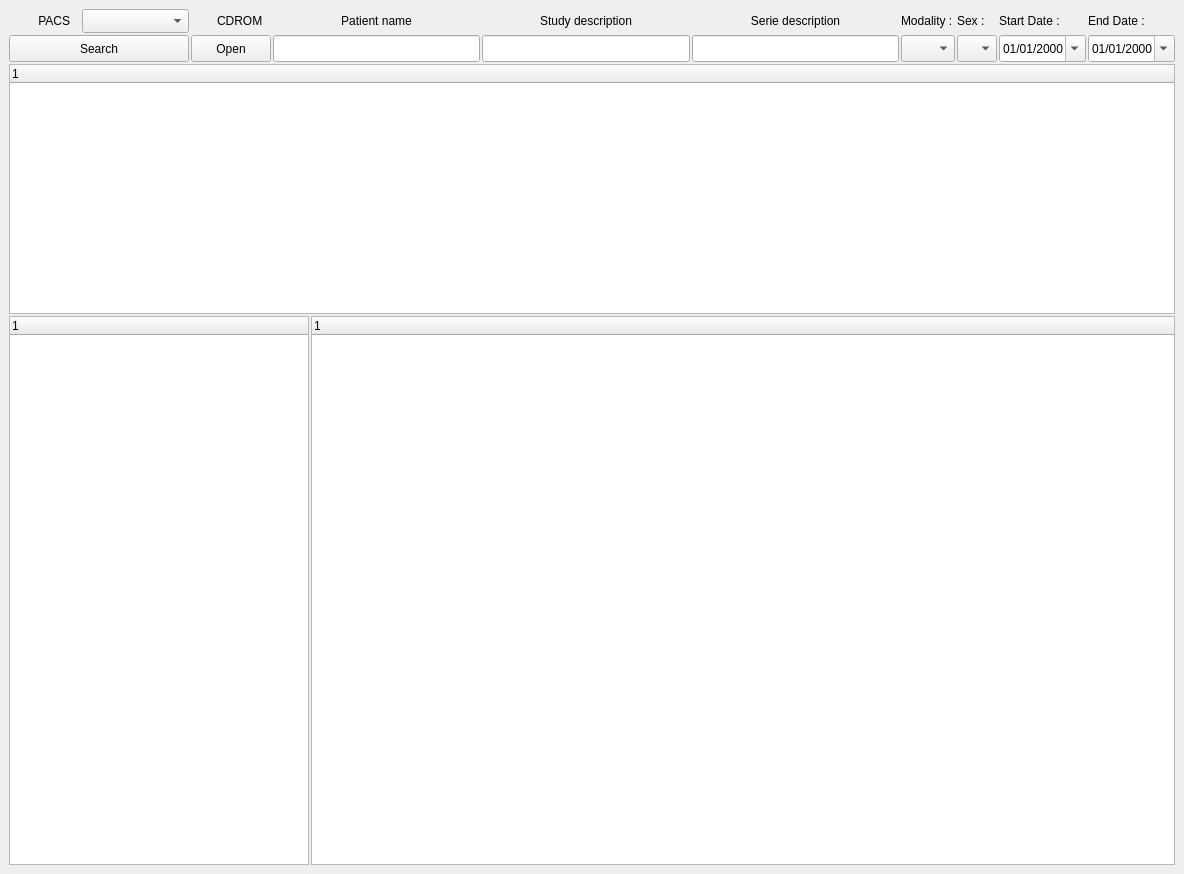
<ui version="4.0">
 <class>QtDcmWidget</class>
 <widget class="QWidget" name="QtDcmWidget">
  <property name="geometry">
   <rect>
    <x>0</x>
    <y>0</y>
    <width>1184</width>
    <height>874</height>
   </rect>
  </property>
  <property name="windowTitle">
   <string>Form</string>
  </property>
  <layout class="QGridLayout" name="gridLayout_4">
   <property name="margin">
    <number>9</number>
   </property>
   <property name="spacing">
    <number>2</number>
   </property>
   <item row="0" column="0">
    <widget class="QFrame" name="frame">
     <property name="maximumSize">
      <size>
       <width>16777215</width>
       <height>60</height>
      </size>
     </property>
     <property name="frameShape">
      <enum>QFrame::NoFrame</enum>
     </property>
     <property name="frameShadow">
      <enum>QFrame::Raised</enum>
     </property>
     <layout class="QGridLayout" name="gridLayout" rowstretch="0">
      <property name="margin">
       <number>0</number>
      </property>
      <property name="spacing">
       <number>2</number>
      </property>
      <item row="0" column="0">
       <layout class="QVBoxLayout" name="verticalLayout">
        <item>
         <layout class="QHBoxLayout" name="horizontalLayout_8">
          <item>
           <widget class="QLabel" name="label_4">
            <property name="maximumSize">
             <size>
              <width>24</width>
              <height>24</height>
             </size>
            </property>
            <property name="text">
             <string/>
            </property>
            <property name="pixmap">
             <pixmap resource="../Resources/qtdcm.qrc">:/Images/pacs.svg</pixmap>
            </property>
            <property name="scaledContents">
             <bool>true</bool>
            </property>
           </widget>
          </item>
          <item>
           <widget class="QLabel" name="label_2">
            <property name="maximumSize">
             <size>
              <width>45</width>
              <height>24</height>
             </size>
            </property>
            <property name="text">
             <string> PACS</string>
            </property>
           </widget>
          </item>
          <item>
           <widget class="QComboBox" name="pacsComboBox">
            <property name="maximumSize">
             <size>
              <width>16777215</width>
              <height>24</height>
             </size>
            </property>
           </widget>
          </item>
         </layout>
        </item>
        <item>
         <widget class="QPushButton" name="searchButton">
          <property name="minimumSize">
           <size>
            <width>180</width>
            <height>27</height>
           </size>
          </property>
          <property name="maximumSize">
           <size>
            <width>16777215</width>
            <height>27</height>
           </size>
          </property>
          <property name="focusPolicy">
           <enum>Qt::NoFocus</enum>
          </property>
          <property name="text">
           <string>Search</string>
          </property>
          <property name="icon">
           <iconset resource="../Resources/qtdcm.qrc">
            <normaloff>:/Images/search.svg</normaloff>:/Images/search.svg</iconset>
          </property>
         </widget>
        </item>
       </layout>
      </item>
      <item row="0" column="1">
       <layout class="QVBoxLayout" name="verticalLayout_2">
        <property name="spacing">
         <number>2</number>
        </property>
        <item>
         <layout class="QHBoxLayout" name="horizontalLayout_4">
          <item>
           <widget class="QLabel" name="label">
            <property name="minimumSize">
             <size>
              <width>24</width>
              <height>24</height>
             </size>
            </property>
            <property name="maximumSize">
             <size>
              <width>24</width>
              <height>24</height>
             </size>
            </property>
            <property name="text">
             <string/>
            </property>
            <property name="pixmap">
             <pixmap resource="../Resources/qtdcm.qrc">:/Images/cdrom.svg</pixmap>
            </property>
            <property name="scaledContents">
             <bool>true</bool>
            </property>
           </widget>
          </item>
          <item>
           <widget class="QLabel" name="label_3">
            <property name="maximumSize">
             <size>
              <width>16777215</width>
              <height>24</height>
             </size>
            </property>
            <property name="text">
             <string>CDROM</string>
            </property>
           </widget>
          </item>
         </layout>
        </item>
        <item>
         <widget class="QPushButton" name="cdromButton">
          <property name="minimumSize">
           <size>
            <width>0</width>
            <height>27</height>
           </size>
          </property>
          <property name="maximumSize">
           <size>
            <width>16777215</width>
            <height>27</height>
           </size>
          </property>
          <property name="focusPolicy">
           <enum>Qt::NoFocus</enum>
          </property>
          <property name="text">
           <string>Open</string>
          </property>
          <property name="icon">
           <iconset resource="../Resources/qtdcm.qrc">
            <normaloff>:/Images/cddrive.png</normaloff>:/Images/cddrive.png</iconset>
          </property>
         </widget>
        </item>
       </layout>
      </item>
      <item row="0" column="2">
       <layout class="QVBoxLayout" name="verticalLayout_4">
        <item>
         <layout class="QHBoxLayout" name="horizontalLayout">
          <item>
           <widget class="QLabel" name="label_7">
            <property name="maximumSize">
             <size>
              <width>16777215</width>
              <height>24</height>
             </size>
            </property>
            <property name="text">
             <string>Patient name</string>
            </property>
            <property name="alignment">
             <set>Qt::AlignCenter</set>
            </property>
           </widget>
          </item>
         </layout>
        </item>
        <item>
         <widget class="QLineEdit" name="nameEdit">
          <property name="minimumSize">
           <size>
            <width>160</width>
            <height>27</height>
           </size>
          </property>
          <property name="maximumSize">
           <size>
            <width>16777215</width>
            <height>27</height>
           </size>
          </property>
         </widget>
        </item>
       </layout>
      </item>
      <item row="0" column="3">
       <layout class="QVBoxLayout" name="verticalLayout_5">
        <item>
         <layout class="QHBoxLayout" name="horizontalLayout_2">
          <item>
           <widget class="QLabel" name="label_10">
            <property name="maximumSize">
             <size>
              <width>16777215</width>
              <height>24</height>
             </size>
            </property>
            <property name="text">
             <string>Study description</string>
            </property>
            <property name="alignment">
             <set>Qt::AlignCenter</set>
            </property>
           </widget>
          </item>
         </layout>
        </item>
        <item>
         <widget class="QLineEdit" name="studyDescriptionEdit">
          <property name="minimumSize">
           <size>
            <width>0</width>
            <height>27</height>
           </size>
          </property>
          <property name="maximumSize">
           <size>
            <width>16777215</width>
            <height>27</height>
           </size>
          </property>
         </widget>
        </item>
       </layout>
      </item>
      <item row="0" column="4">
       <layout class="QVBoxLayout" name="verticalLayout_6">
        <item>
         <layout class="QHBoxLayout" name="horizontalLayout_6">
          <item>
           <widget class="QLabel" name="label_11">
            <property name="maximumSize">
             <size>
              <width>16777215</width>
              <height>24</height>
             </size>
            </property>
            <property name="text">
             <string>Serie description</string>
            </property>
            <property name="alignment">
             <set>Qt::AlignCenter</set>
            </property>
           </widget>
          </item>
         </layout>
        </item>
        <item>
         <widget class="QLineEdit" name="serieDescriptionEdit">
          <property name="minimumSize">
           <size>
            <width>0</width>
            <height>27</height>
           </size>
          </property>
          <property name="maximumSize">
           <size>
            <width>16777215</width>
            <height>27</height>
           </size>
          </property>
         </widget>
        </item>
       </layout>
      </item>
      <item row="0" column="5">
       <layout class="QVBoxLayout" name="verticalLayout_7">
        <item>
         <widget class="QLabel" name="label_9">
          <property name="maximumSize">
           <size>
            <width>16777215</width>
            <height>24</height>
           </size>
          </property>
          <property name="text">
           <string>Modality :</string>
          </property>
         </widget>
        </item>
        <item>
         <widget class="QComboBox" name="serieModalityComboBox">
          <property name="minimumSize">
           <size>
            <width>0</width>
            <height>27</height>
           </size>
          </property>
          <property name="maximumSize">
           <size>
            <width>16777215</width>
            <height>27</height>
           </size>
          </property>
          <item>
           <property name="text">
            <string/>
           </property>
          </item>
          <item>
           <property name="text">
            <string>MR</string>
           </property>
          </item>
          <item>
           <property name="text">
            <string>CT</string>
           </property>
          </item>
          <item>
           <property name="text">
            <string>PET</string>
           </property>
          </item>
         </widget>
        </item>
       </layout>
      </item>
      <item row="0" column="6">
       <layout class="QVBoxLayout" name="verticalLayout_8">
        <item>
         <widget class="QLabel" name="label_8">
          <property name="maximumSize">
           <size>
            <width>16777215</width>
            <height>24</height>
           </size>
          </property>
          <property name="text">
           <string>Sex :</string>
          </property>
         </widget>
        </item>
        <item>
         <widget class="QComboBox" name="patientSexComboBox">
          <property name="minimumSize">
           <size>
            <width>0</width>
            <height>27</height>
           </size>
          </property>
          <property name="maximumSize">
           <size>
            <width>50</width>
            <height>27</height>
           </size>
          </property>
          <item>
           <property name="text">
            <string/>
           </property>
          </item>
          <item>
           <property name="text">
            <string>M</string>
           </property>
          </item>
          <item>
           <property name="text">
            <string>F</string>
           </property>
          </item>
         </widget>
        </item>
       </layout>
      </item>
      <item row="0" column="7">
       <layout class="QVBoxLayout" name="verticalLayout_9">
        <item>
         <widget class="QLabel" name="label_12">
          <property name="maximumSize">
           <size>
            <width>16777215</width>
            <height>24</height>
           </size>
          </property>
          <property name="text">
           <string>Start Date :</string>
          </property>
         </widget>
        </item>
        <item>
         <widget class="QDateEdit" name="startDateEdit">
          <property name="minimumSize">
           <size>
            <width>0</width>
            <height>27</height>
           </size>
          </property>
          <property name="maximumSize">
           <size>
            <width>16777215</width>
            <height>27</height>
           </size>
          </property>
          <property name="dateTime">
           <datetime>
            <hour>0</hour>
            <minute>0</minute>
            <second>0</second>
            <year>2000</year>
            <month>1</month>
            <day>1</day>
           </datetime>
          </property>
          <property name="minimumDate">
           <date>
            <year>1790</year>
            <month>9</month>
            <day>14</day>
           </date>
          </property>
          <property name="displayFormat">
           <string>dd/MM/yyyy</string>
          </property>
          <property name="calendarPopup">
           <bool>true</bool>
          </property>
         </widget>
        </item>
       </layout>
      </item>
      <item row="0" column="8">
       <layout class="QVBoxLayout" name="verticalLayout_10">
        <item>
         <widget class="QLabel" name="label_13">
          <property name="maximumSize">
           <size>
            <width>16777215</width>
            <height>24</height>
           </size>
          </property>
          <property name="text">
           <string>End Date :</string>
          </property>
         </widget>
        </item>
        <item>
         <widget class="QDateEdit" name="endDateEdit">
          <property name="minimumSize">
           <size>
            <width>0</width>
            <height>27</height>
           </size>
          </property>
          <property name="maximumSize">
           <size>
            <width>16777215</width>
            <height>27</height>
           </size>
          </property>
          <property name="displayFormat">
           <string>dd/MM/yyyy</string>
          </property>
          <property name="calendarPopup">
           <bool>true</bool>
          </property>
         </widget>
        </item>
       </layout>
      </item>
     </layout>
    </widget>
   </item>
   <item row="1" column="0">
    <widget class="QFrame" name="frame_2">
     <property name="maximumSize">
      <size>
       <width>16777215</width>
       <height>250</height>
      </size>
     </property>
     <property name="frameShape">
      <enum>QFrame::NoFrame</enum>
     </property>
     <property name="frameShadow">
      <enum>QFrame::Raised</enum>
     </property>
     <layout class="QGridLayout" name="gridLayout_2">
      <property name="margin">
       <number>0</number>
      </property>
      <property name="spacing">
       <number>2</number>
      </property>
      <item row="0" column="0">
       <widget class="QTreeWidget" name="treeWidgetPatients">
        <property name="maximumSize">
         <size>
          <width>16777215</width>
          <height>250</height>
         </size>
        </property>
        <property name="alternatingRowColors">
         <bool>true</bool>
        </property>
        <property name="rootIsDecorated">
         <bool>false</bool>
        </property>
        <property name="animated">
         <bool>true</bool>
        </property>
        <property name="expandsOnDoubleClick">
         <bool>false</bool>
        </property>
        <column>
         <property name="text">
          <string notr="true">1</string>
         </property>
         <property name="icon">
          <iconset resource="../Resources/qtdcm.qrc">
           <normaloff>:/Images/users.svg</normaloff>:/Images/users.svg</iconset>
         </property>
        </column>
       </widget>
      </item>
     </layout>
    </widget>
   </item>
   <item row="2" column="0">
    <layout class="QHBoxLayout" name="horizontalLayout_3">
     <item>
      <widget class="QTreeWidget" name="treeWidgetStudies">
       <property name="maximumSize">
        <size>
         <width>300</width>
         <height>16777215</height>
        </size>
       </property>
       <property name="alternatingRowColors">
        <bool>true</bool>
       </property>
       <property name="rootIsDecorated">
        <bool>false</bool>
       </property>
       <property name="animated">
        <bool>true</bool>
       </property>
       <column>
        <property name="text">
         <string notr="true">1</string>
        </property>
        <property name="icon">
         <iconset resource="../Resources/qtdcm.qrc">
          <normaloff>:/Images/folder.svg</normaloff>:/Images/folder.svg</iconset>
        </property>
       </column>
      </widget>
     </item>
     <item>
      <widget class="QTreeWidget" name="treeWidgetSeries">
       <property name="alternatingRowColors">
        <bool>true</bool>
       </property>
       <property name="animated">
        <bool>true</bool>
       </property>
       <column>
        <property name="text">
         <string notr="true">1</string>
        </property>
        <property name="icon">
         <iconset resource="../Resources/qtdcm.qrc">
          <normaloff>:/Images/paradigm.svg</normaloff>:/Images/paradigm.svg</iconset>
        </property>
       </column>
      </widget>
     </item>
    </layout>
   </item>
  </layout>
 </widget>
 <resources>
  <include location="../Resources/qtdcm.qrc"/>
 </resources>
 <connections/>
</ui>
